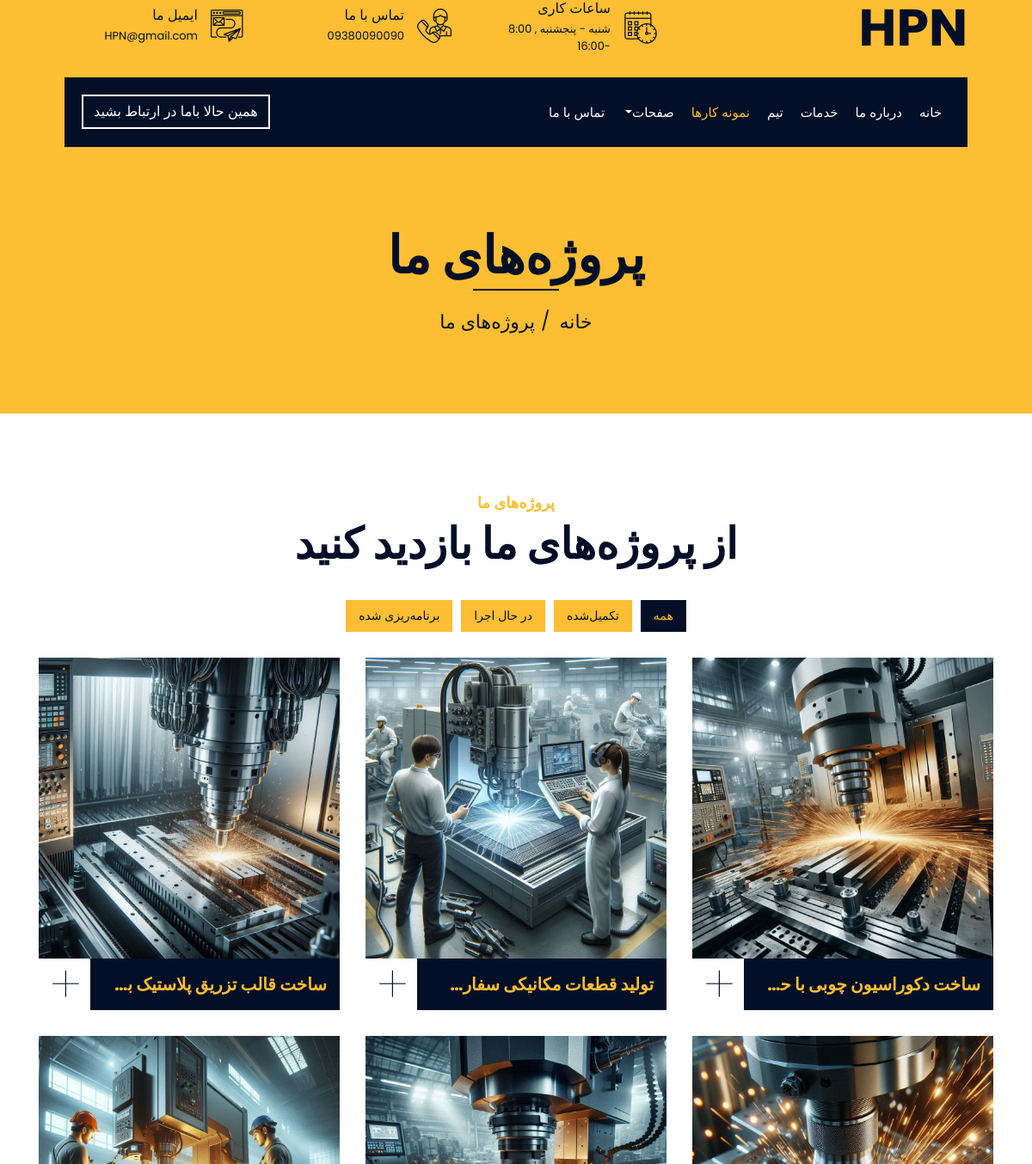
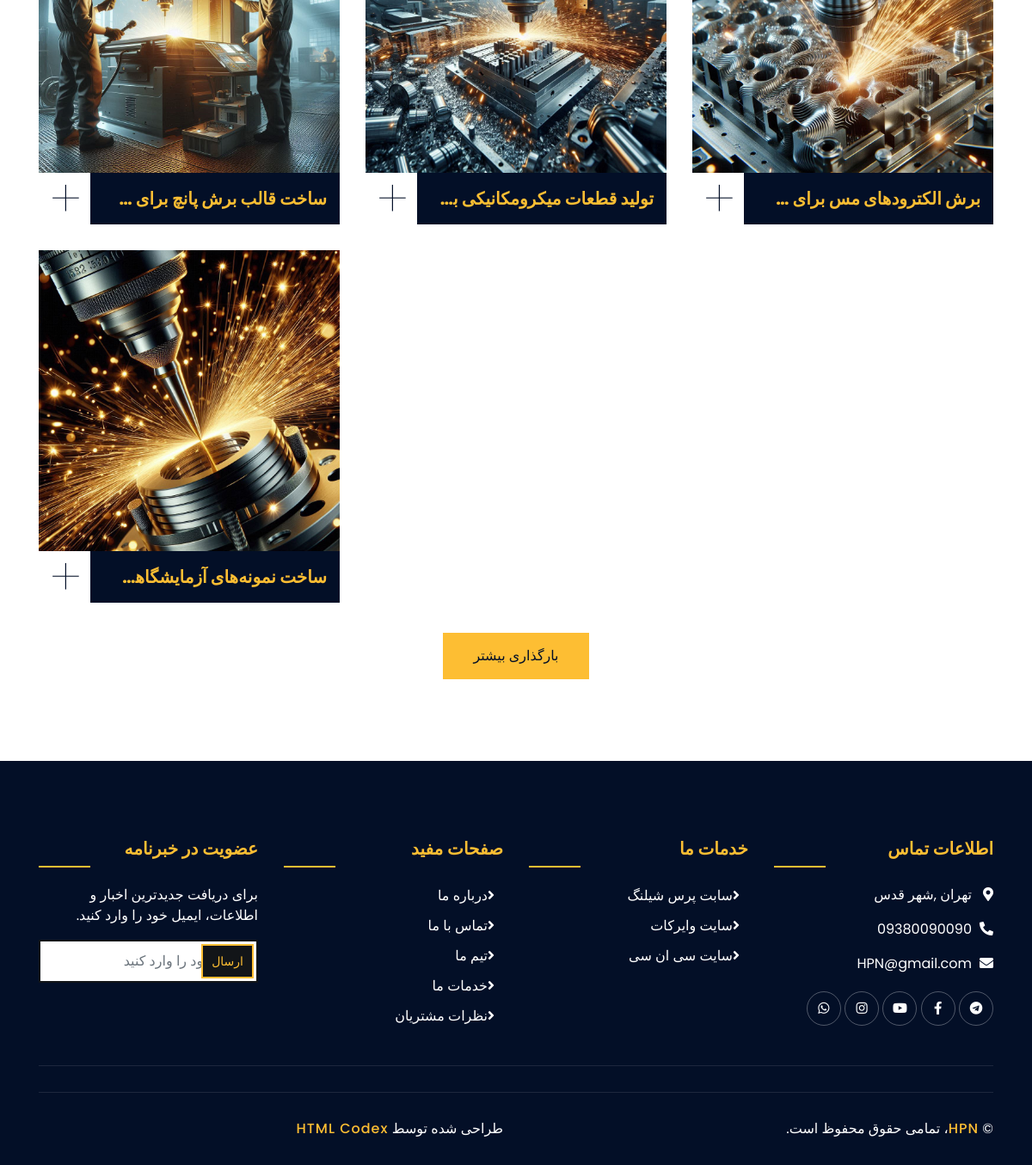
The page /portfolio/ on the database its author committed (2 pictures, top to bottom).
### textInfo/models.py (models this page shows, shortened)
class HeaderInfo(models.Model):
    company_name = models.CharField(max_length=200, verbose_name='نام شرکت')
    email = models.EmailField(verbose_name='ایمیل')
    phone = models.CharField(max_length=20, verbose_name='شماره تماس')
    working_hours = models.CharField(max_length=100, verbose_name='ساعت کاری')
    logo = models.ImageField(
        upload_to=get_product_image_filepath,
        default=get_default_product_image,
        null=True,
        blank=True
    )
    class Meta:
        verbose_name = 'اطلاعات هدر'
        verbose_name_plural = 'اطلاعات هدر'

class Project(models.Model):
    STATUS_CHOICES = [
        ('in_progress', 'در حال اجرا'),
        ('completed', 'تکمیل شده'),
        ('planned', 'برنامه‌ریزی شده'),
    ]
    title = models.CharField(max_length=200, verbose_name="عنوان پروژه")
    description = models.TextField(verbose_name="توضیحات پروژه")
    image = models.ImageField(
        upload_to='projects/',
        verbose_name="تصویر پروژه"
    )
    category = models.ForeignKey(
        Category,
        on_delete=models.PROTECT,
        related_name='projects',
        verbose_name="دسته‌بندی"
    )
    status = models.CharField(
        max_length=20,
        choices=STATUS_CHOICES,
        default='in_progress',
        verbose_name="وضعیت پروژه"
    )
    project_id = models.CharField(
        max_length=20,
        unique=True,
        help_text="شناسه یکتا برای پروژه",
        verbose_name="شناسه پروژه"
    )
    display_order = models.PositiveIntegerField(
        default=0,
        help_text="ترتیب نمایش (0 = اول)",
        verbose_name="ترتیب نمایش"
    )
    is_active = models.BooleanField(
        default=True,
        help_text="آیا این پروژه در سایت نمایش داده شود؟",
        verbose_name="فعال"
    )
    created_at = models.DateTimeField(auto_now_add=True, verbose_name="تاریخ ایجاد")
    updated_at = models.DateTimeField(auto_now=True, verbose_name="تاریخ بروزرسانی")
    class Meta:
        verbose_name = 'پروژه'
        verbose_name_plural = 'پروژه‌ها'
        ordering = ['display_order']

class FooterInfo(models.Model):
    email = models.EmailField(verbose_name='ایمیل')
    phone = models.CharField(max_length=20, verbose_name='شماره تماس')
    location = models.TextField(verbose_name='موقعیت')
    telegram_link = models.URLField(verbose_name='لینک تلگرام', blank=True, null=True)
    aparat_link = models.URLField(verbose_name='لینک آپارات', blank=True, null=True)
    whatsapp_link = models.URLField(verbose_name='لینک واتساپ', blank=True, null=True)
    facebook_link = models.URLField(verbose_name='لینک فیسبوک', blank=True, null=True)
    instagram_link = models.URLField(verbose_name='لینک اینستاگرام', blank=True, null=True)
    class Meta:
        verbose_name = 'اطلاعات فوتر'
        verbose_name_plural = 'اطلاعات فوتر'

### textInfo/views.py (the view)
# urls.py: path('portfolio/', views.portfolio, name='portfolio'),
def portfolio(request):
    active_projects = Project.objects.filter(is_active=True).order_by('display_order')
    return render(request, 'portfolio.html', {'active_projects': active_projects})

### textInfo/context_processors.py (called while the page is built)
def numbers_processor(request):
    numbers = Number.objects.all()[:4]  # فقط 4 عدد اول
    return {
        'numbers': numbers
    }

def header_info_processor(request):
    try:
        header_info = HeaderInfo.objects.first()
    except HeaderInfo.DoesNotExist:
        header_info = None
    return {
        'header_info': header_info
    }

def footer_info_processor(request):
    try:
        footer_info = FooterInfo.objects.first()
    except FooterInfo.DoesNotExist:
        footer_info = None
    return {
        'footer_info': footer_info
    }

def company_info_processor(request):
    try:
        company_info = CompanyInfo.objects.first()
    except CompanyInfo.DoesNotExist:
        company_info = None
    return {
        'company_info': company_info
    }

def services_processor(request):
    try:
        services = Service.objects.filter(is_visible=True)
        return {'services': services}
    except:
        return {'services': []}

def employees_processor(request):
    try:
        employees = Employee.objects.filter(is_visible=True)
        return {'employees': employees}
    except:
        return {'employees': []}

def active_projects(request):
    projects = Project.objects.filter(is_active=True).order_by('display_order')
    return {'active_projects': projects}

### templates/main/portfolio.html (shortened to what this page needs)
{% extends 'base.html' %}
{% load static%}
{%  block content %}
            <div class="page-header">
                <div class="container">
                    <div class="row">
                        <div class="col-12">
                            <h2>پروژه‌های ما</h2>
                        </div>
                        <div class="col-12">
                            <a href="{% url 'project:home' %}">خانه</a>
                            <a href="">پروژه‌های ما</a>
                        </div>
                    </div>
                </div>
            </div>
            <div class="portfolio">
                <div class="container">
                    <div class="section-header text-center">
                        <p>پروژه‌های ما</p>
                        <h2>از پروژه‌های ما بازدید کنید</h2>
                    </div>
                    <div class="row">
                        <div class="col-12">
                            <ul id="portfolio-flters">
                                <li data-filter="*" class="filter-active">همه</li>
                                <li data-filter=".first">تکمیل‌شده</li>
                                <li data-filter=".second">در حال اجرا</li>
                                <li data-filter=".third">برنامه‌ریزی شده</li>
                            </ul>
                        </div>
                    </div>
                    <div class="row portfolio-container">
                        {% for project in active_projects %}
                        <div class="col-lg-4 col-md-6 col-sm-12 portfolio-item {% if project.status == 'completed' %}first{% elif project.status == 'in_progress' %}second{% else %}third{% endif %} wow fadeInUp" data-wow-delay="0.1s">
                            <div class="portfolio-warp">
                                <div class="portfolio-img">
                                    <img src="{{ project.image.url }}" alt="{{ project.title }}">
                                </div>
                                <div class="portfolio-text">
                                    <h3>{{ project.title }}</h3>
                                    <a class="btn" href="{{ project.image.url }}" data-lightbox="portfolio">+</a>
                                </div>
                            </div>
                        </div>
                        {% endfor %}
                    </div>
                    <div class="row">
                        <div class="col-12 load-more">
                            <a class="btn" href="#">بارگذاری بیشتر</a>
                        </div>
                    </div>
                </div>
            </div>
{% endblock %}

### templates/main/header.html (shortened to what this page needs)
{% load static %}
    <div class="top-bar">
        <div class="container-fluid">
            <div class="row align-items-center">
                <div class="col-lg-4 col-md-12">
                    <div class="logo">
                        {% if header_info and header_info.logo %}
                            <a href="{% url 'project:home' %}">
                                <img src="{{ header_info.logo.url }}" alt="لوگو">
                            </a>
                        {% else %}
                            <a href="{% url 'project:home' %}">
                                <h1>{{ header_info.company_name|default:"HPN" }}</h1>
                            </a>
                        {% endif %}
                    </div>
                </div>
                <div class="col-lg-8 col-md-7 d-none d-lg-block">
                    <div class="row">
                        <div class="col-4">
                            <div class="top-bar-item">
                                <div class="top-bar-icon">
                                    <i class="flaticon-calendar"></i>
                                </div>
                                <div class="top-bar-text">
                                    <h3>ساعات کاری</h3>
                                    <p>{{ header_info.working_hours|default:"دوشنبه - جمعه، ۸:۰۰ - ۹:۰۰" }}</p>
                                </div>
                            </div>
                        </div>
                        <div class="col-4">
                            <div class="top-bar-item">
                                <div class="top-bar-icon">
                                    <i class="flaticon-call"></i>
                                </div>
                                <div class="top-bar-text">
                                    <h3>تماس با ما</h3>
                                    <p>{{ header_info.phone|default:"+۰۱۲ ۳۴۵ ۶۷۸۹" }}</p>
                                </div>
                            </div>
                        </div>
                        <div class="col-4">
                            <div class="top-bar-item">
                                <div class="top-bar-icon">
                                    <i class="flaticon-send-mail"></i>
                                </div>
                                <div class="top-bar-text">
                                    <h3>ایمیل ما</h3>
                                    <p>{{ header_info.email|default:"info@example.com" }}</p>
                                </div>
                            </div>
                        </div>
                    </div>
                </div>
            </div>
        </div>
    </div>
    <div class="nav-bar">
        <div class="container-fluid">
            <nav class="navbar navbar-expand-lg bg-dark navbar-dark">
                <div class="collapse navbar-collapse justify-content-between" id="navbarCollapse">
                    <div class="navbar-nav ml-auto">
                        <a href="{% url 'project:home' %}" class="nav-item nav-link {% if request.resolver_match.url_name == 'home' %}active{% endif %}">خانه</a>
                        <a href="{% url 'project:about' %}" class="nav-item nav-link {% if request.resolver_match.url_name == 'about' %}active{% endif %}">درباره ما</a>
                        <a href="{% url 'project:service' %}" class="nav-item nav-link {% if request.resolver_match.url_name == 'service' %}active{% endif %}">خدمات</a>
                        <a href="{% url 'project:team' %}" class="nav-item nav-link {% if request.resolver_match.url_name == 'team' %}active{% endif %}">تیم</a>
                        <a href="{% url 'textInfo:portfolio' %}" class="nav-item nav-link {% if request.resolver_match.url_name == 'portfolio' %}active{% endif %}">نمونه کارها</a>
                        <div class="nav-item dropdown">
                            <a href="#" class="nav-link dropdown-toggle {% if request.resolver_match.url_name in 'blog,cnc,wirecut' %}active{% endif %}" data-toggle="dropdown">صفحات</a>
                        </div>
                        <a href="{% url 'project:contact' %}" class="nav-item nav-link {% if request.resolver_match.url_name == 'contact' %}active{% endif %}">تماس با ما</a>
                    </div>
                    <div class="mr-auto">
                        <a class="btn" href="#">همین حالا باما در ارتباط بشید</a>
                    </div>
                </div>
            </nav>
        </div>
    </div>

### templates/main/footer.html (shortened to what this page needs)
{% load static %}
            <div class="footer wow fadeIn" data-wow-delay="0.3s">
                <div class="container">
                    <div class="row">
                        <div class="col-md-6 col-lg-3">
                            <div class="footer-contact">
                                <h2>اطلاعات تماس</h2>
                                <p><i class="fa fa-map-marker-alt"></i>{{ footer_info.location|default:"TEHRAN, IRAN" }}</p>
                                <p><i class="fa fa-phone-alt"></i>{{ footer_info.phone|default:"00989123456789" }}</p>
                                <p><i class="fa fa-envelope"></i>{{ footer_info.email|default:"H.P.N.@gmail.com" }}</p>
                                <div class="footer-social">
                                    {% if footer_info.telegram_link %}
                                        <a href="{{ footer_info.telegram_link }}"><i class="fab fa-telegram"></i></a>
                                    {% endif %}
                                    {% if footer_info.facebook_link %}
                                        <a href="{{ footer_info.facebook_link }}"><i class="fab fa-facebook-f"></i></a>
                                    {% endif %}
                                    {% if footer_info.aparat_link %}
                                        <a href="{{ footer_info.aparat_link }}"><i class="fab fa-youtube"></i></a>
                                    {% endif %}
                                    {% if footer_info.instagram_link %}
                                        <a href="{{ footer_info.instagram_link }}"><i class="fab fa-instagram"></i></a>
                                    {% endif %}
                                    {% if footer_info.whatsapp_link %}
                                        <a href="{{ footer_info.whatsapp_link }}"><i class="fab fa-whatsapp"></i></a>
                                    {% endif %}
                                </div>
                            </div>
                        </div>
                        <div class="col-md-6 col-lg-3">
                            <div class="footer-link">
                                <h2>خدمات ما</h2>
                                <a href="">سابت پرس شیلنگ</a>
                                <a href="">سایت وایرکات</a>
                                <a href="">سایت سی ان سی</a>
                            </div>
                        </div>
                        <div class="col-md-6 col-lg-3">
                            <div class="footer-link">
                                <h2>صفحات مفید</h2>
                                <a href="">درباره ما</a>
                                <a href="">تماس با ما</a>
                                <a href="">تیم ما</a>
                                <a href="">خدمات ما</a>
                                <a href="">نظرات مشتریان</a>
                            </div>
                        </div>
                        <div class="col-md-6 col-lg-3">
                            <div class="newsletter">
                                <h2>عضویت در خبرنامه</h2>
                                <p>
                                    برای دریافت جدیدترین اخبار و اطلاعات، ایمیل خود را وارد کنید.
                                </p>
                                <div class="form">
                                    <input class="form-control" placeholder="ایمیل خود را وارد کنید">
                                    <button class="btn">ارسال</button>
                                </div>
                            </div>
                        </div>
                    </div>
                </div>
                <div class="container footer-menu">
                    <div class="f-menu">
                    </div>
                </div>
                <div class="container copyright">
                    <div class="row">
                        <div class="col-md-6">
                            <p>&copy; <a href="#">HPN</a>، تمامی حقوق محفوظ است.</p>
                        </div>
                        <div class="col-md-6">
                            <p>طراحی شده توسط <a href="https://htmlcodex.com">HTML Codex</a></p>
                        </div>
                    </div>
                </div>
            </div>

### rows shown on the page
HeaderInfo: working_hours "شنبه - پنجشنبه , 8:00 -16:00", phone "09380090090", email "HPN@gmail.com"
Project: image (picture)
Project: image (picture)
Project: image (picture)
Project: image (picture)
Project: image (picture)
Project: image (picture)
Project: image (picture)
FooterInfo: location "تهران ,شهر قدس", phone "09380090090", email "HPN@gmail.com"
